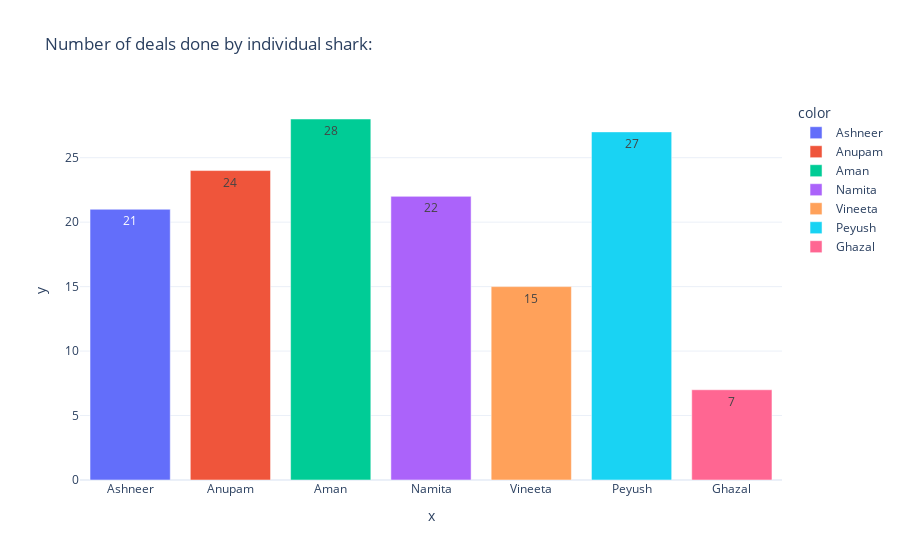

The notebook cell this image was saved under:
### Markdown cell above
### No. of brands the sharks have invested

### Code cell
num_deal_shark = [data.ashneer_deal.sum(), data.anupam_deal.sum(), data.aman_deal.sum(),
                 data.namita_deal.sum(), data.vineeta_deal.sum(), data.peyush_deal.sum(),
                 data.ghazal_deal.sum()]
all_sharks =['Ashneer','Anupam','Aman','Namita','Vineeta','Peyush','Ghazal']
fig = px.bar(total_shark, x = all_sharks, y =num_deal_shark, title='Number of deals done by individual shark:',
            color = all_sharks,text_auto=True,template='plotly_white')
fig.show()

### Figure 1 — Plotly figure (JSON) as saved in the notebook; plotly's stock layout.template omitted (floating-point values rounded to 4 significant figures)
{"data": [{"alignmentgroup": "True", "hovertemplate": "color=Ashneer<br>x=%{x}<br>y=%{y}<extra></extra>", "legendgroup": "Ashneer", "marker": {"color": "#636efa", "pattern": {"shape": ""}}, "name": "Ashneer", "offsetgroup": "Ashneer", "orientation": "v", "showlegend": true, "textposition": "auto", "texttemplate": "%{y}", "type": "bar", "x": ["Ashneer"], "xaxis": "x", "y": [21], "yaxis": "y"}, {"alignmentgroup": "True", "hovertemplate": "color=Anupam<br>x=%{x}<br>y=%{y}<extra></extra>", "legendgroup": "Anupam", "marker": {"color": "#EF553B", "pattern": {"shape": ""}}, "name": "Anupam", "offsetgroup": "Anupam", "orientation": "v", "showlegend": true, "textposition": "auto", "texttemplate": "%{y}", "type": "bar", "x": ["Anupam"], "xaxis": "x", "y": [24], "yaxis": "y"}, {"alignmentgroup": "True", "hovertemplate": "color=Aman<br>x=%{x}<br>y=%{y}<extra></extra>", "legendgroup": "Aman", "marker": {"color": "#00cc96", "pattern": {"shape": ""}}, "name": "Aman", "offsetgroup": "Aman", "orientation": "v", "showlegend": true, "textposition": "auto", "texttemplate": "%{y}", "type": "bar", "x": ["Aman"], "xaxis": "x", "y": [28], "yaxis": "y"}, {"alignmentgroup": "True", "hovertemplate": "color=Namita<br>x=%{x}<br>y=%{y}<extra></extra>", "legendgroup": "Namita", "marker": {"color": "#ab63fa", "pattern": {"shape": ""}}, "name": "Namita", "offsetgroup": "Namita", "orientation": "v", "showlegend": true, "textposition": "auto", "texttemplate": "%{y}", "type": "bar", "x": ["Namita"], "xaxis": "x", "y": [22], "yaxis": "y"}, {"alignmentgroup": "True", "hovertemplate": "color=Vineeta<br>x=%{x}<br>y=%{y}<extra></extra>", "legendgroup": "Vineeta", "marker": {"color": "#FFA15A", "pattern": {"shape": ""}}, "name": "Vineeta", "offsetgroup": "Vineeta", "orientation": "v", "showlegend": true, "textposition": "auto", "texttemplate": "%{y}", "type": "bar", "x": ["Vineeta"], "xaxis": "x", "y": [15], "yaxis": "y"}, {"alignmentgroup": "True", "hovertemplate": "color=Peyush<br>x=%{x}<br>y=%{y}<extra></extra>", "legendgroup": "Peyush", "marker": {"color": "#19d3f3", "pattern": {"shape": ""}}, "name": "Peyush", "offsetgroup": "Peyush", "orientation": "v", "showlegend": true, "textposition": "auto", "texttemplate": "%{y}", "type": "bar", "x": ["Peyush"], "xaxis": "x", "y": [27], "yaxis": "y"}, {"alignmentgroup": "True", "hovertemplate": "color=Ghazal<br>x=%{x}<br>y=%{y}<extra></extra>", "legendgroup": "Ghazal", "marker": {"color": "#FF6692", "pattern": {"shape": ""}}, "name": "Ghazal", "offsetgroup": "Ghazal", "orientation": "v", "showlegend": true, "textposition": "auto", "texttemplate": "%{y}", "type": "bar", "x": ["Ghazal"], "xaxis": "x", "y": [7], "yaxis": "y"}], "layout": {"autosize": true, "barmode": "relative", "legend": {"title": {"text": "color"}, "tracegroupgap": 0}, "title": {"text": "Number of deals done by individual shark:"}, "xaxis": {"anchor": "y", "autorange": true, "domain": [0, 1], "range": [-0.5, 6.5], "title": {"text": "x"}, "type": "category"}, "yaxis": {"anchor": "x", "autorange": true, "domain": [0, 1], "range": [0, 29.47], "title": {"text": "y"}, "type": "linear"}}}
